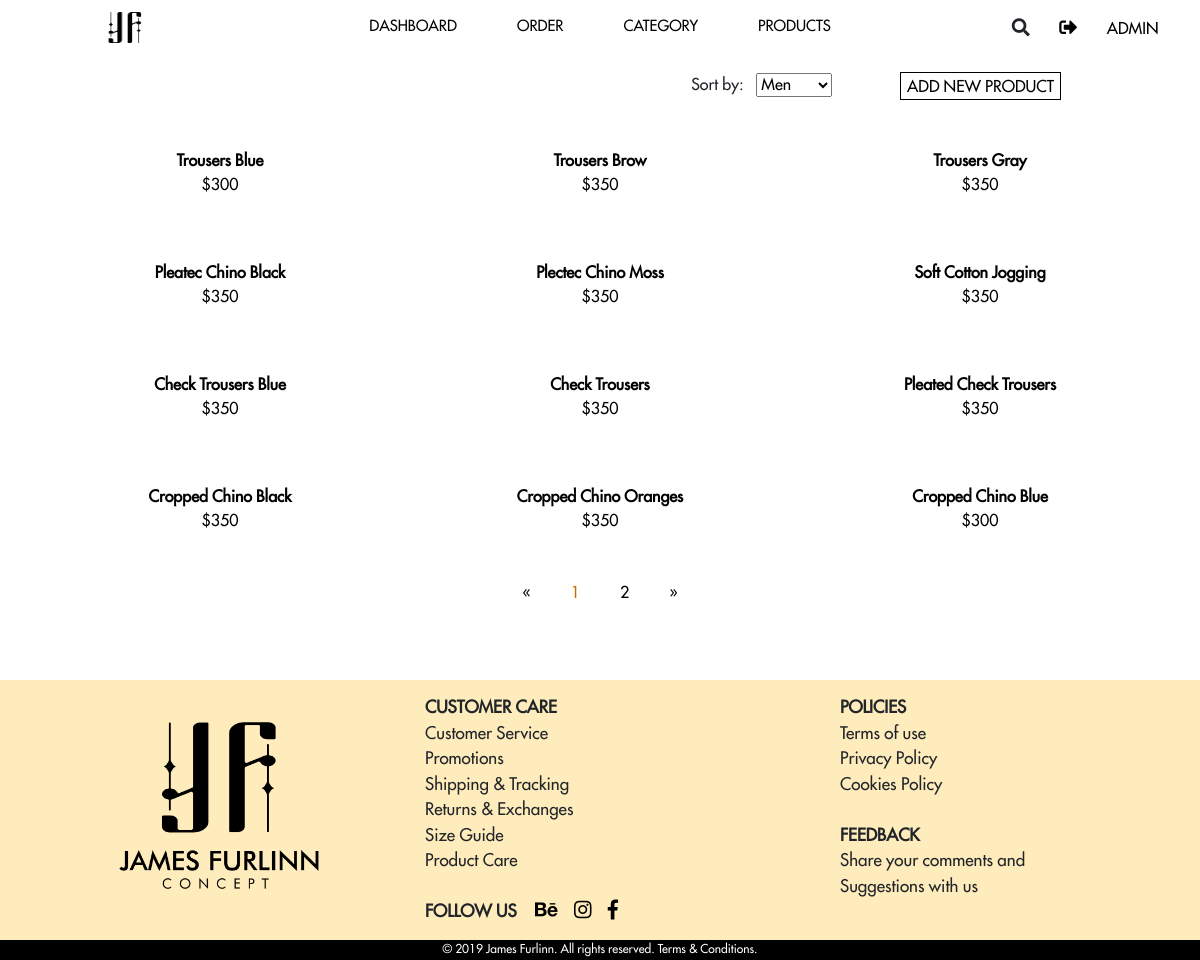
The app's page /product.php?cater_id_submit=1 with its own data.
### tables this page shows
CREATE TABLE `ds_sanpham` (
  `masp` int(11) NOT NULL,
  `maloai` int(11) NOT NULL,
  `tensp` varchar(50) NOT NULL,
  `gia` int(11) NOT NULL,
  `img` varchar(255) NOT NULL,
  `img2` varchar(255) DEFAULT NULL
);

### php/dbo.php (called while the page is built, shortened)
<?php
function dbo_select($select, $from, $where, &$result)
{
	if ($where == "")
		$sql = "select " . $select . " from " . $from;
	else $sql = "select " . $select . " from " . $from . " where " . $where;
	$result = $GLOBALS['conn']->query($sql) or die($GLOBALS['conn']->error);
}

### product.php (the view, shortened to what this page needs)
<?php
require_once('php/dbo.php');
$result = "";
?>
<!DOCTYPE html>
<html lang="en">
<head>
	<link href="css/bootstrap.css" rel="stylesheet" />
	<link href="slick/slick.css" rel="stylesheet" />
	<link href="slick/slick-theme.css" rel="stylesheet" />
	<link href="css/JF.css" rel="stylesheet" />
	<link href="css/cate.css" rel="stylesheet" />
	<link href="css/all.css" rel="stylesheet" />
	<link href="wow/animate.css" rel="stylesheet" />
</head>
<body>
	<div class="container-fluid">
		<div class="row" id="menu">
			<div class="container" id="menu-flex">
				<div class="logo logo-head d-block col-6 col-md-2">
					<a href="index.php"><img src="img/JamesFurlinn-logo.png" /></a>
				</div>
				<nav id="the-menu" class="the-menu col-md-8">
					<ul>
						<li id="up"><a href="dash.php">DASHBOARD</a>
						</li>
						<li id="woman"><a href="order.php">ORDER</a>
						</li>
						<li id="col">
							<a href="#">CATEGORY</a>
						</li>
						<li id="men">
							<a href="#">PRODUCTS</a>
						</li>
					</ul>
				</nav>
				<div class="cart offset-1 col-3 offset-md-0 col-md-2">
					<div class="col-4 col-lg-3 icon" id="srch" title="Search">
						<i class="fas fa-search"></i>
					</div>
					<div class="col-4 col-lg-3 icon">
						<a href="index.php" title="Log out"><i class="fas fa-sign-out-alt"></i></a>
					</div>
					<div class="d-none d-md-block col-lg-3 icon">
						<a href="#" title="Admin">ADMIN</a>
					</div>
				</div>
			</div>
		</div>
	</div>
	<br /><br /><br />
	<div class="container-fluid">
		<div class="container">
			<div class="row">
				<div class="col-12 sl-add">
					<div class="col-lg-3 offset-lg-6 col-md-3 offset-md-6 col-6 offset-6 sort">
						Sort by: &nbsp;
						<select>
							<option>Men</option>
						</select>
					</div>
					<div class="col-lg-3 col-md-4 offset-md-0 col-7 offset-5">
						<button id="add">ADD NEW PRODUCT</button>
					</div>
				</div>
			</div>
			<br />
			<div class="row">
				<?php
				$where = "`maloai` % 10=" . $_REQUEST['cater_id_submit'];
				dbo_select('*', '`ds_sanpham`', $where, $result);
				$admin_check = 0;
				while ($row = $result->fetch_assoc()) {
					echo '<div class="product col-6 col-md-4" class="product col-12 col-md-4" onClick="show_pr_detail(\'' . $row['masp'] . "','" . $row['tensp'] . "','" . $row['gia'] . "','" . $row['img2'] . "','" . $admin_check . "','" . $_REQUEST['cater_id_submit'] . '\')" >
							<img
								src="' . $row['img2'] . '"
								class="hoverimg d-none d-md-block"
								alt=""
							/>
							  <img src="' . $row['img'] . '" alt="" />
							  <p><b>' . $row['tensp'] . '</b><br />$' . $row['gia'] . '</p>
						 </div>
						 ';
				}
				?>
			</div>
		</div>
		<div class="container">
			<div class="row">
				<div class="pagination">
					<a href="#">&laquo;</a>
					<a href="#" class="active">1</a>
					<a href="#">2</a>
					<a href="#">&raquo;</a>
				</div>
			</div>
		</div>
	</div>
	<br /><br />
	<footer id="footer" class="wow fadeInUp">
		<div class="container">
			<div class="row">
				<div class="col-12" id="footer-flex">
					<div class="logo logo-ft d-none d-md-block col-md-4 col-lg-4">
						<a href="index.php"><img src="img/JamesFurlinn-logo-ft.png" /></a>
					</div>
					<div class="info col-6 col-md-4 col-lg-4">
						<strong>CUSTOMER CARE </strong><br /> Customer Service<br /> Promotions
						<br /> Shipping & Tracking<br /> Returns & Exchanges<br /> Size Guide<br /> Product Care<br />
						<br />
						<strong id="fu">FOLLOW US </strong>&nbsp;&nbsp;<br class="d-block d-md-none" />
						<a href="https://www.behance.net/"><i class="fab fa-behance"></i></a>
						<a href="https://www.instagram.com/"><i class="fab fa-instagram"></i></a>
						<a href="https://www.facebook.com/"><i class="fab fa-facebook-f"></i></a>
					</div>
					<div class="col-6 col-md-4 col-lg-4 info-hid">
						<strong>POLICIES</strong><br /> Terms of use <br /> Privacy Policy<br /> Cookies Policy<br />
						<br />
						<strong>FEEDBACK</strong><br /> Share your comments and<br /> Suggestions with us <br />
					</div>
				</div>
			</div>
		</div>
	</footer>
	<footer id="footer-2">
		<div class="fb col-12  col-md-12 col-lg-12">
			© 2019 James Furlinn. All rights reserved. Terms & Conditions.
		</div>
	</footer>
</body>
</html>

### css/JF.css (style rules this page uses)
a, a:hover, a:focus { text-decoration: none; color: black; }
.col-12 { padding: 0; }
body { font-family: futura; padding: 0; font-size: 16px; }
img { max-width: 100%; }
button { cursor: pointer; }
.container-fluid, .container { padding: 0; }
.row { margin: 0; }
#menu { padding: 12px 0 0 0; z-index: 100; position: fixed; left: 0; top:0; background-color: white; height: 50px; display: flex; width: 100%; }
#menu-flex { display: flex; }
.icon { padding: 0px; margin-top: 4px; cursor: pointer; }
.fas, .far { font-size: 18px; }
.logo { margin: 0px; padding: 0px 0px 5px 15%; box-sizing: border-box; text-align: center; }
.logo img { margin-top: -2px; height: 32px; }
.cart { display: flex; padding: 0; }
#footer { padding: 15px 10px 0px 10px; box-sizing: border-box; background-color: #ffecbc; height: 260px; margin-top: 10px; font-size: 17px; }
i { margin-right: 12px; padding: 0px; font-size: 20px; text-align: center; }
#footer-flex { display: flex; padding: 0px; margin: 0px; }
.fb { background-color: black; height: 20px; font-size: 12px; color: white; margin: 0px; padding: 0px; text-align: center; width: 100%; }
#footer-2 { background-color: black; margin: 0; padding: 0; }
@media screen and (min-width:768px) { .logo-ft img { height: 170px; margin-top: 8%; } }
@media screen and (min-width:768px) { .logo-head img { margin-top: -5%; } }
@media screen and (min-width:768px) { .logo { margin: 0; padding: 3px; box-sizing: border-box; } }
@media screen and (min-width:768px) { .the-menu { padding:5px; } }
@media screen and (min-width:768px) { .the-menu ul { margin: 0; padding: 0; list-style: none; display: flex; justify-content: center; position: relative; } }
@media screen and (min-width:768px) { .the-menu li { padding: 0px 4% 0px 4%; font-size: 13px; } }
@media screen and (min-width:768px) { .the-menu a { color:#000; transition: all ease .5s; padding-bottom: 8px; border-bottom: 2px solid rgba(158,11,15,0); width: 10%; } }
@media screen and (min-width:768px) { .info-hid { padding-left: 30px; } }
@media screen and (min-width:768px) { #footer { margin-top: 30px; } }
@media screen and (min-width:1024px) { .logo { margin: 0; padding: 0; box-sizing: border-box; } }
@media screen and (min-width:1024px) { .logo-head { display: flex; justify-content: center; align-items: center; } }
@media screen and (min-width:1024px) { .logo-head img { height: 31px; margin-top: 0; } }
@media screen and (min-width:1024px) { .logo-ft img { margin-top: 7%; } }
@media screen and (min-width:1024px) { body { font-size: 16px; } }
@media screen and (min-width:1024px) { .the-menu li { margin-top: -2px; font-size: 15px; } }
@media screen and (min-width:1024px) { .the-menu ul li { transition: all ease .5s; } }
@media screen and (min-width:1024px) { .info-hid { padding-left: 50px; } }
@media screen and (min-width:1024px) { #footer { margin-top: 20px; } }

### css/cate.css (style rules this page uses)
.sl-add { display: flex; }
.product { position: relative; padding-left: 15px; padding-right: 15px; }
#add, .add-inner { background-color: white; border: solid 1px black; transition: all ease .5s; }
.product p { color: black; margin: 0; padding: 0; font-size: 1rem; text-align: center; margin-bottom: 20px; }
.pagination { display: inline-block; margin-bottom: 20px; margin: 0 auto; }
.pagination a { color: black; float: left; padding: 8px 16px; text-decoration: none; transition: background-color .3s; border: none; margin: 0 4px; }
.pagination a.active { color: #C77000; }
@media screen and (min-width:768px) { #add { margin: 0; } }
@media screen and (min-width:768px) { .product p { margin-bottom: 30px; } }
@media screen and (min-width:992px) { .product p { margin-bottom: 40px; } }
@media screen and (min-width:1024px) { .sort { padding-left: 8%; } }

### css/all.css (style rules this page uses)
.fa, .fas, .far, .fal, .fab { -moz-osx-font-smoothing: grayscale; -webkit-font-smoothing: antialiased; display: inline-block; font-style: normal; font-variant: normal; text-rendering: auto; line-height: 1; }
.fa-behance:before { content: "\f1b4"; }
.fa-facebook-f:before { content: "\f39e"; }
.fa-instagram:before { content: "\f16d"; }
.fa-search:before { content: "\f002"; }
.fa-sign-out-alt:before { content: "\f2f5"; }
.fab { font-family: 'Font Awesome 5 Brands'; }
.fa, .fas { font-family: 'Font Awesome 5 Free'; font-weight: 900; }

### records on screen
ds_sanpham: tensp "Trousers Blue", gia "300"
ds_sanpham: tensp "Trousers Brow", gia "350"
ds_sanpham: tensp "Trousers Gray", gia "350"
ds_sanpham: tensp "Pleatec Chino Black", gia "350"
ds_sanpham: tensp "Plectec Chino Moss", gia "350"
ds_sanpham: tensp "Soft Cotton Jogging", gia "350"
ds_sanpham: tensp "Check Trousers Blue", gia "350"
ds_sanpham: tensp "Check Trousers", gia "350"
ds_sanpham: tensp "Pleated Check Trousers", gia "350"
ds_sanpham: tensp "Cropped Chino Black", gia "350"
ds_sanpham: tensp "Cropped Chino Oranges", gia "350"
ds_sanpham: tensp "Cropped Chino Blue", gia "300"
